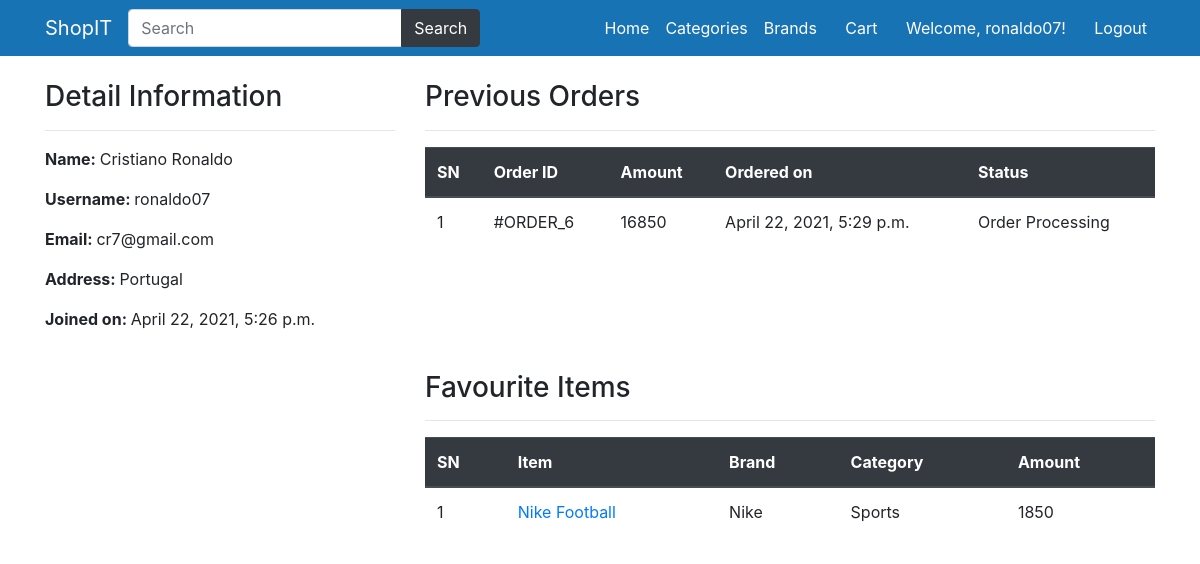
Page /profile-1 (signed in) on the committed database.
### main/models.py (models this page shows, shortened)
class Customer(models.Model):
    user = models.OneToOneField(User, on_delete=models.CASCADE)
    full_name = models.CharField(max_length=200)
    address = models.CharField(max_length=200, null=True, blank=True)
    joined_on = models.DateTimeField(auto_now_add=True)
    class Meta:
        verbose_name_plural = 'Customers'

class Order(models.Model):
    cart = models.OneToOneField(Cart, on_delete=models.CASCADE)
    ordered_by = models.CharField(max_length=200)
    shipping_address = models.CharField(max_length=200)
    mobile = models.CharField(max_length=10)
    email = models.EmailField(null=True, blank=True)
    subtotal = models.PositiveIntegerField()
    discount = models.PositiveIntegerField()
    total = models.PositiveIntegerField()
    order_status = models.CharField(max_length=50, choices=ORDER_STATUS)
    created_at = models.DateTimeField(auto_now_add=True)
    payment_method = models.CharField(max_length=20, choices=METHOD, default="Cash On Delivery")
    payment_completed = models.BooleanField(default=False)

class Product(models.Model):
    title = models.CharField(max_length=200)
    slug = models.CharField(max_length=400)
    details = models.TextField()
    specs = models.TextField()
    category = models.ForeignKey(Category, on_delete=models.CASCADE)
    brand = models.ForeignKey(Brand, on_delete=models.CASCADE)
    status = models.BooleanField(default=True)
    price = models.PositiveIntegerField(null=True)
    is_featured = models.BooleanField(default=False)
    favorite = models.ManyToManyField(Customer, blank=True)
    class Meta:
        verbose_name_plural = '6. Products'

class Brand(models.Model):
    title = models.CharField(max_length=100)
    image = models.ImageField(upload_to="brand_imgs/")
    class Meta:
        verbose_name_plural = '3. Brands'
    def __str__(self):
        return self.title

class Category(models.Model):
    title = models.CharField(max_length=100)
    image = models.ImageField(upload_to="cat_imgs/")
    class Meta:
        verbose_name_plural = '2. Categories'
    def __str__(self):
        return self.title

### main/views.py (the view)
# urls.py: path("profile-<int:id>", CustomerProfileView.as_view(), name="customerprofile"),
class CustomerProfileView(TemplateView):
    template_name = "customerprofile.html"
    def dispatch(self, request, *args, **kwargs):
        if request.user.is_authenticated and Customer.objects.filter(user=request.user).exists():
            pass
        else:
            return redirect("/login/?next=/profile/")
        return super().dispatch(request, *args, **kwargs)
    def get_context_data(self, **kwargs):
        context = super().get_context_data(**kwargs)
        customer = self.request.user.customer
        context['customer'] = customer
        orders = Order.objects.filter(cart__customer=customer).order_by("-id")
        context["orders"] = orders
        favorites = Product.objects.filter(favorite=customer)
        context["favorites"] = favorites
        return context

### main/template_context.py (called while the page is built)
def get_filters(request):
	cats=Product.objects.distinct().values('category__title','category__id')
	brands=Product.objects.distinct().values('brand__title','brand__id')
	colors=ProductAttribute.objects.distinct().values('color__title','color__id','color__color_code')
	sizes=ProductAttribute.objects.distinct().values('size__title','size__id')
	data={
		'cats':cats,
		'brands':brands,
		'colors':colors,
		'sizes':sizes,
	}
	return data

### main/templates/customerprofile.html (shortened to what this page needs)
{% extends 'base.html' %}
{% block content %}
<div class="container">
    <div class="row">
        <div class="col-md-4">
            <br/>
            <h3>Detail Information</h3><hr>
            <p><span class="font-weight-bold">Name: </span> {{customer.full_name}}</p>
            <p><span class="font-weight-bold">Username: </span> {{customer.user.username}}</p>
            <p><span class="font-weight-bold">Email: </span> {{customer.user.email}}</p>
            <p><span class="font-weight-bold">Address: </span> {{customer.address}}</p>
            <p><span class="font-weight-bold">Joined on: </span> {{customer.joined_on}}</p>
        </div>
        <div class="col-md-8">
            <br />
            <h3>Previous Orders</h3>
            <hr>
            <table class="table table-hover">
                <thead class="thead-dark">
                    <tr>
                        <th>SN</th>
                        <th>Order ID</th>
                        <th>Amount</th>
                        <th>Ordered on</th>
                        <th>Status</th>
                    </tr>
                </thead>
                <tbody>
                    {% for ord in orders %}
                    <tr>
                        <td>{{forloop.counter}}</td>
                        <td>#ORDER_{{ord.id}}</td>
                        <td>{{ord.total}}</td>
                        <td>{{ord.created_at}}</td>
                        <td>{{ord.order_status}}</td>
                    </tr>
                    {% endfor %}
                </tbody>
            </table>
        </div>
        <div class="col-md-4"></div>
        <div class="col-md-8">
            <br />
            <h3>Favourite Items</h3>
            <hr>
            <table class="table table-hover">
                <thead class="thead-dark">
                    <tr>
                        <th>SN</th>
                        <th>Item</th>
                        <th>Brand</th>
                        <th>Category</th>
                        <th>Amount</th>
                    </tr>
                </thead>
                <tbody>
                    {% for prod in favorites %}
                    <tr>
                        <td>{{forloop.counter}}</td>
                        <td><a href="/product/{{prod.slug}}/{{prod.id}}" target="_blank">{{prod.title}}</td></a>
                        <td>{{prod.brand}}</td>
                        <td>{{prod.category}}</td>
                        <td>{{prod.price}}</td>
                    </tr>
                    {% endfor %}
                </tbody>
            </table>
        </div>
    </div>
</div>
{% endblock %}

### main/templates/base.html (shortened to what this page needs)
{% load static %}
<!DOCTYPE html>
<html>
<head>
	<link rel="stylesheet" type="text/css" href="{% static 'fontawesome-free/css/all.min.css' %}" />
	<link rel="stylesheet" type="text/css" href="{% static 'bs4/bootstrap.min.css' %}" />
</head>
<body>
	<nav class="navbar navbar-expand-lg navbar-dark" style="background-color: #1873b4;">
		<div class="container">
		  <a class="navbar-brand" href="/">ShopIT</a>
		  <div class="collapse navbar-collapse" id="navbarNav">
		  	<form class="form-inline my-2 my-lg-0" action="/search">
		      <div class="input-group">
				  <input name="q" type="text" class="form-control" placeholder="Search" />
				  <div class="input-group-append">
				    <button class="btn btn-dark" type="submit" id="button-addon2">Search</button>
				  </div>
				</div>
		    </form>
		    <ul class="navbar-nav ml-auto">
		      <li class="nav-item">
		        <a class="nav-link text-white" href="/">Home</a>
		      </li>
		      <li class="nav-item">
		        <a class="nav-link text-white" href="{%url 'category-list' %}">Categories</a>
		      </li>
		      <li class="nav-item">
		        <a class="nav-link text-white" href="{% url 'brand-list' %}">Brands</a>
		      </li>
		      <li class="nav-item">
		        <a class="nav-link text-white" href="{% url 'mycart' %}"><i class="fa fa-shopping-cart"></i>Cart</a>
		      </li>
			  {% if request.user.customer %}
			  <li class="nav-item">
		        <a class="nav-link text-white" href="{% url 'customerprofile' request.user.customer.id %}"><i class="fa fa-user"></i>Welcome, {{user.username}}!</a>
		      </li>
			  <li class="nav-item">
		        <a class="nav-link text-white" href="{% url 'customerlogout' %}"><i class="fa fa-user"></i>Logout</a>
		      </li>
			  {% endif %}
		    </ul>
		  </div>
		</div>
    </nav>
    {% block content %}
    {% endblock %}
</body>
</html>

### rows in the picture
Customer: full_name "Cristiano Ronaldo", user.username "ronaldo07", user.email "cr7@gmail.com", address "Portugal", joined_on "April 22, 2021, 5:26 p.m."
Order: id "6", total "16850", created_at "April 22, 2021, 5:29 p.m.", order_status "Order Processing"
Product: title "Nike Football", brand "Nike", category "Sports", price "1850"

### other values in the picture
{{ user.username }} "ronaldo07"
